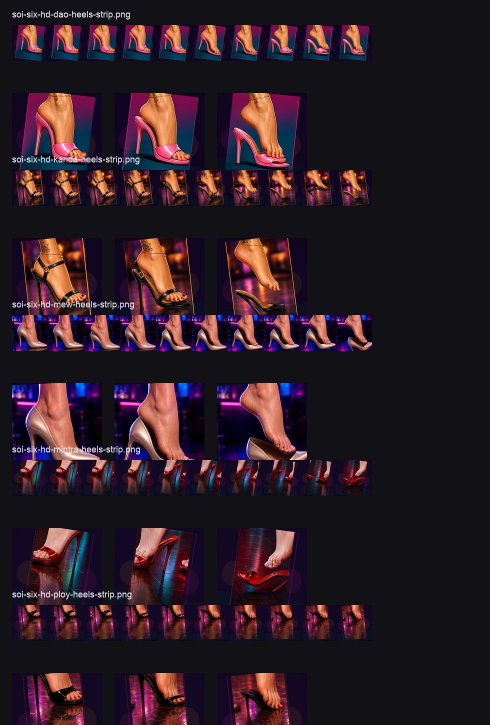
#> input picture art-source/generated/soi-six-feet-check-20260515/existing-feet-reference-sheet.jpg, 980 x 1450 px (shown at 1/2 size)
$ python pack_green_portrait_strip.py --input ../../../../art-source/generated/soi-six-feet-check-20260515/existing-feet-reference-sheet.jpg --output out.png
#> lines starting #> are read from the running program, lines starting #| are printed output that depends on the picture
#!/usr/bin/env python3
"""Pack one-row chroma portrait sheets into fixed Zaza feet-check frames."""

from __future__ import annotations

import argparse
import json
from pathlib import Path

from PIL import Image, ImageDraw


def parse_sequence(value: str) -> list[int]:
    frames = [int(part.strip()) for part in value.replace(";", ",").split(",") if part.strip()]
    if not frames:
        raise argparse.ArgumentTypeError("sequence must contain at least one frame index")
    return frames


def parse_cuts(value: str) -> list[int]:
    cuts = [int(part.strip()) for part in value.replace(";", ",").split(",") if part.strip()]
    if len(cuts) < 2:
        raise argparse.ArgumentTypeError("cuts must contain at least two x positions")
    if any(b <= a for a, b in zip(cuts, cuts[1:])):
        raise argparse.ArgumentTypeError("cuts must be strictly increasing")
    return cuts


def is_green(pixel: tuple[int, int, int], min_green: int, delta: int) -> bool:
    r, g, b = pixel
    return g >= min_green and g - r >= delta and g - b >= delta


def keyed_cell(cell: Image.Image, min_green: int, delta: int) -> tuple[Image.Image, tuple[int, int, int, int] | None]:
    rgb = cell.convert("RGB")
    rgba = rgb.convert("RGBA")
    px = rgb.load()
    out = rgba.load()
    xs: list[int] = []
    ys: list[int] = []
    for y in range(rgb.height):
        for x in range(rgb.width):
            if is_green(px[x, y], min_green, delta):
                out[x, y] = (0, 0, 0, 0)
            else:
                xs.append(x)
                ys.append(y)
    if not xs:
        return rgba, None
    return rgba, (min(xs), min(ys), max(xs) + 1, max(ys) + 1)


def checkerboard(size: tuple[int, int], cell: int = 32) -> Image.Image:
    image = Image.new("RGB", size, (27, 28, 34))
    draw = ImageDraw.Draw(image)
    for y in range(0, size[1], cell):
        for x in range(0, size[0], cell):
            color = (45, 47, 56) if ((x // cell) + (y // cell)) % 2 else (21, 22, 28)
            draw.rectangle((x, y, x + cell - 1, y + cell - 1), fill=color)
    return image


def save_preview(strip: Image.Image, frame_width: int, frame_height: int, out: Path) -> None:
    preview = checkerboard(strip.size)
    preview.paste(strip, (0, 0), strip)
    draw = ImageDraw.Draw(preview)
    frames = strip.width // frame_width
    for index in range(frames + 1):
        x = index * frame_width
        draw.line((x, 0, x, frame_height), fill=(0, 183, 255), width=2)
    for index in range(frames):
        draw.text((index * frame_width + 10, 10), str(index), fill=(255, 255, 255))
    preview.save(out)


def main() -> int:
    parser = argparse.ArgumentParser(description=__doc__)
    parser.add_argument("--input", required=True, type=Path)
    parser.add_argument("--output", required=True, type=Path)
    parser.add_argument("--source-frames", type=int, default=8)
    parser.add_argument("--cuts", type=parse_cuts, help="Explicit x cuts for tight source rows, e.g. 14,293,...,2160")
    parser.add_argument("--sequence", type=parse_sequence, default=parse_sequence("0,1,2,3,4,5,5,6,7,7,1,0"))
    parser.add_argument("--frame-width", type=int, default=640)
    parser.add_argument("--frame-height", type=int, default=720)
    parser.add_argument("--target-subject-height", type=int, default=700)
    parser.add_argument("--min-green", type=int, default=130)
    parser.add_argument("--green-delta", type=int, default=42)
    parser.add_argument("--y-bias", type=int, default=0, help="Positive moves subject down after centering.")
    parser.add_argument("--preview", type=Path)
    parser.add_argument("--qa-json", type=Path)
    args = parser.parse_args()

    source = Image.open(args.input).convert("RGB")
#> source is the input picture: PIL image 980x1450 RGB; mean R, G, B 46, 28.6, 38
    cuts = args.cuts
    if cuts is not None:
        if cuts[0] < 0 or cuts[-1] > source.width:
            raise SystemExit(f"cuts must stay inside source width 0..{source.width}")
        args.source_frames = len(cuts) - 1
    cell_width = source.width / args.source_frames
#> cell_width = 122.5
    keyed_frames: list[dict[str, object]] = []
    warnings: list[str] = []

    for source_index in range(args.source_frames):
        if cuts is None:
            x0 = int(round(source_index * cell_width))
            x1 = int(round((source_index + 1) * cell_width))
        else:
            x0 = cuts[source_index]
            x1 = cuts[source_index + 1]
        cell = source.crop((x0, 0, x1, source.height))
        keyed, bbox = keyed_cell(cell, args.min_green, args.green_delta)
        if bbox is None:
            warnings.append(f"source frame {source_index}: no non-green subject detected")
            crop = Image.new("RGBA", (1, 1), (0, 0, 0, 0))
            bbox = (0, 0, 1, 1)
        else:
            if bbox[0] <= 1 or bbox[2] >= cell.width - 1:
                warnings.append(f"source frame {source_index}: subject touches horizontal cell edge")
            crop = keyed.crop(bbox)
        keyed_frames.append({"cell": [x0, 0, x1, source.height], "bbox": bbox, "crop": crop})
#> this loop made 8 passes
#> pass 1, in main, `cell = source.crop((x0, 0, x1, source.height))`:
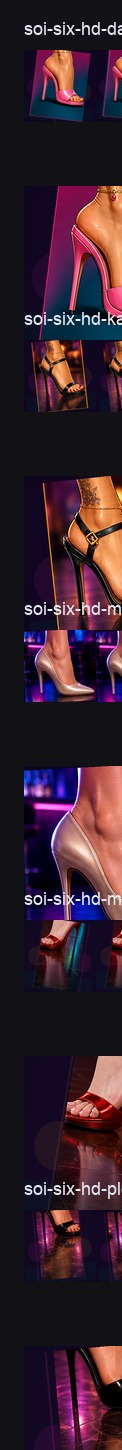
#> cell: PIL image 122x1450 RGB; mean R, G, B 57.7, 34.4, 46.5
#> pass 2, in main, `cell = source.crop((x0, 0, x1, source.height))`:
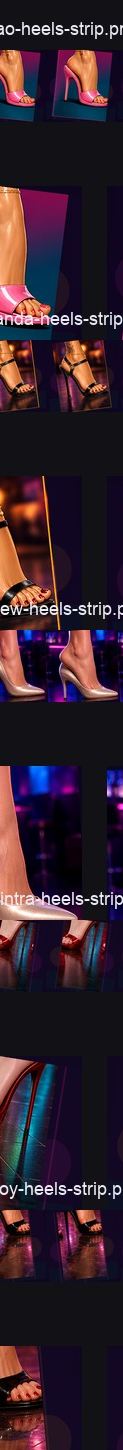
#> cell: PIL image 123x1450 RGB; mean R, G, B 52.7, 34, 45.6
#> after the loop:
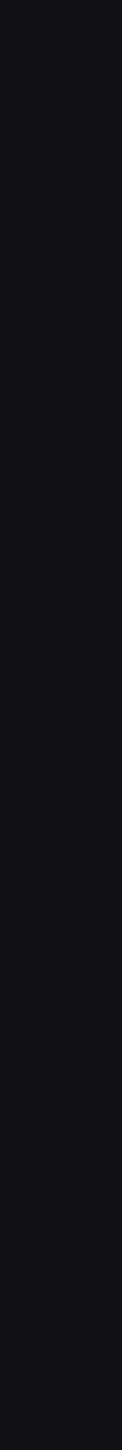
#> cell: PIL image 122x1450 RGB; mean R, G, B 18, 17, 22
#> after the loop, keyed_frames = 8 items; warnings = 8 items

    if any(index < 0 or index >= len(keyed_frames) for index in args.sequence):
        raise SystemExit(f"sequence indexes must be between 0 and {len(keyed_frames) - 1}")

    max_h = max(keyed_frames[index]["crop"].height for index in args.sequence)  # type: ignore[index, union-attr]
#> max_h = 1450
    scale = args.target_subject_height / max_h
#> scale = 0.483
    strip = Image.new("RGBA", (args.frame_width * len(args.sequence), args.frame_height), (0, 0, 0, 0))
#> strip: PIL image 7680x720 RGBA; every value is 0
    frame_qa = []

    for runtime_index, source_index in enumerate(args.sequence):
        crop: Image.Image = keyed_frames[source_index]["crop"]  # type: ignore[assignment]
        scaled = crop.resize(
            (max(1, round(crop.width * scale)), max(1, round(crop.height * scale))),
            Image.Resampling.LANCZOS,
        )
        dx = runtime_index * args.frame_width + (args.frame_width - scaled.width) // 2
        dy = (args.frame_height - scaled.height) // 2 + args.y_bias
        if dy < 0 or dy + scaled.height > args.frame_height:
            warnings.append(f"runtime frame {runtime_index}: scaled subject clips vertically")
        strip.alpha_composite(scaled, (dx, dy))
        frame_qa.append({
            "runtimeFrame": runtime_index,
            "sourceFrame": source_index,
            "sourceCell": keyed_frames[source_index]["cell"],
            "sourceBbox": list(keyed_frames[source_index]["bbox"]),  # type: ignore[arg-type]
            "packedBox": [dx - runtime_index * args.frame_width, dy, dx - runtime_index * args.frame_width + scaled.width, dy + scaled.height],
            "scaledSize": [scaled.width, scaled.height],
        })
#> this loop made 12 passes
#> pass 1, in main, `scaled = crop.resize( (max(1, round(crop.width * scale)), max(1, round..`:
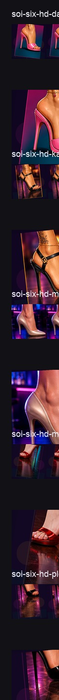
#> scaled: PIL image 59x700 RGBA; mean R, G, B, A 57.7, 34.4, 46.6, 255
#> pass 3, in main, `crop: Image.Image = keyed_frames[source_index]["crop"]`:
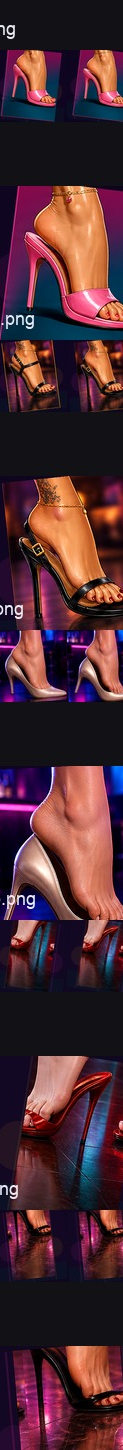
#> crop: PIL image 123x1450 RGBA; mean R, G, B, A 78.9, 44.2, 52.3, 255
#> pass 3, in main, `scaled = crop.resize( (max(1, round(crop.width * scale)), max(1, round..`:
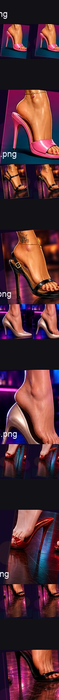
#> scaled: PIL image 59x700 RGBA; mean R, G, B, A 78.9, 44.3, 52.3, 255
#> after the loop:
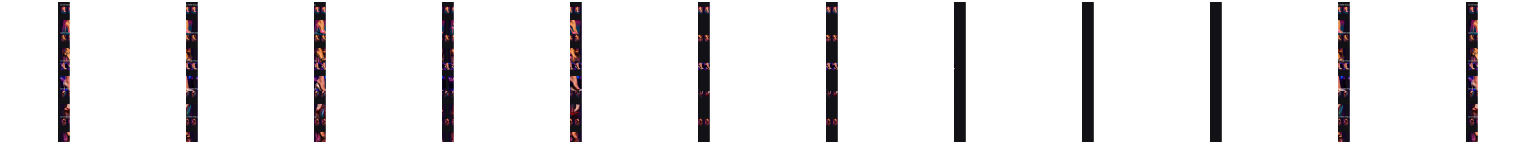
#> strip: PIL image 7680x720 RGBA (shown at 1/5 size); mean R, G, B, A 4, 2.5, 3.4, 22.9; transparent parts drawn white
#> after the loop, frame_qa = 12 items

    args.output.parent.mkdir(parents=True, exist_ok=True)
    strip.save(args.output)

    if args.preview:
        args.preview.parent.mkdir(parents=True, exist_ok=True)
        save_preview(strip, args.frame_width, args.frame_height, args.preview)

    if args.qa_json:
        args.qa_json.parent.mkdir(parents=True, exist_ok=True)
        args.qa_json.write_text(json.dumps({
            "input": str(args.input),
            "output": str(args.output),
            "sourceSize": [source.width, source.height],
            "sourceFrames": args.source_frames,
            "cuts": cuts,
            "sequence": args.sequence,
            "frameWidth": args.frame_width,
            "frameHeight": args.frame_height,
            "targetSubjectHeight": args.target_subject_height,
            "scale": scale,
            "warnings": warnings,
            "frames": frame_qa,
        }, indent=2) + "\n")

    if warnings:
        print("Warnings:")
        for warning in warnings:
            print(f"- {warning}")
#> this loop made 8 passes
#| - source frame 0: subject touches horizontal cell edge
#| - source frame 1: subject touches horizontal cell edge
#| - source frame 2: subject touches horizontal cell edge
#| - source frame 3: subject touches horizontal cell edge
#| - source frame 4: subject touches horizontal cell edge
#| - source frame 5: subject touches horizontal cell edge
#| - source frame 6: subject touches horizontal cell edge
#| - source frame 7: subject touches horizontal cell edge
    print(f"wrote {args.output} ({strip.width}x{strip.height})")
#| wrote out.png (7680x720)
    return 0


if __name__ == "__main__":
    raise SystemExit(main())
#> (the program exits here)
